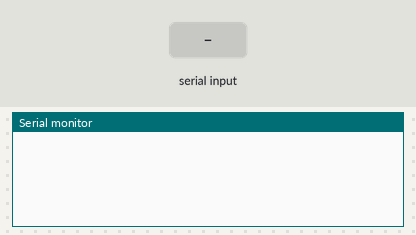
This program was run on a simulated Arduino Uno, built with avr-gcc and run on an emulated ATmega328P. Shown: the last lines printed to the serial monitor. The test bench sets the inputs (shaded band).

Above: at 1.2 s.
1.3 s: "<90,45,200>" received over Serial
At 2.1 s:
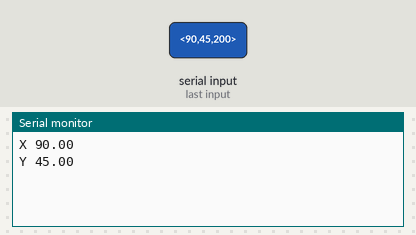
2.8 s: "<30,150,10>" received over Serial
At 3.3 s:
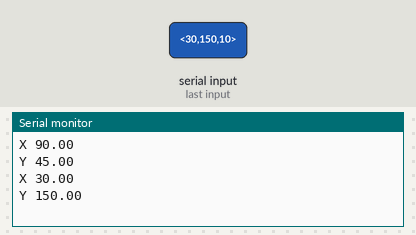

The program:

main.cpp
```cpp
#include <Arduino.h>
#include "ParsingUtils.h"

void setup() {
    Serial.begin(9600);
    Serial.println();
}

void loop() {
    recvWithStartEndMarkers();
    if (newData == true) {
        strcpy(tempChars, receivedChars);
            // this temporary copy is necessary to protect the original data
            //   because strtok() used in parseData() replaces the commas with \0
        parseData();
        showParsedData();
        newData = false;
    }
}

//============
```

ParsingUtils.h
```cpp
#ifndef MY_FUNCTIONS_H
#define MY_FUNCTIONS_H

#include <Arduino.h>

extern boolean newData;
extern char receivedChars[];
extern char tempChars[];


void recvWithStartEndMarkers();
void parseData();
void showParsedData();

#endif // MY_FUNCTIONS_H
```

ParsingUtils.cpp
```cpp
#include "ParsingUtils.h"

const byte numChars = 32;
char receivedChars[numChars];
char tempChars[numChars];        // temporary array for use when parsing

      // variables to hold the parsed data
float ballPosx = 0;
float ballPosy = 0;

boolean newData = false;

void recvWithStartEndMarkers() {
    static boolean recvInProgress = false;
    static byte ndx = 0;
    char startMarker = '<';
    char endMarker = '>';
    char rc;

    while (Serial.available() > 0 && newData == false) {
        rc = Serial.read();

        if (recvInProgress == true) {
            if (rc != endMarker) {
                receivedChars[ndx] = rc;
                ndx++;
                if (ndx >= numChars) {
                    ndx = numChars - 1;
                }
            }
            else {
                receivedChars[ndx] = '\0'; // terminate the string
                recvInProgress = false;
                ndx = 0;
                newData = true;
            }
        }

        else if (rc == startMarker) {
            recvInProgress = true;
        }
    }
}

//============

void parseData() {      // split the data into its parts

    char * strtokIndx; // this is used by strtok() as an index
    strtokIndx = strtok(tempChars, ","); // this continues where the previous call left off
    ballPosx = atof(strtokIndx);     // convert this part to an integer

    strtokIndx = strtok(NULL, ",");
    ballPosy = atof(strtokIndx);     // convert this part to a float
}

//============

void showParsedData() {
    Serial.print("X ");
    Serial.println(ballPosx);
    Serial.print("Y ");
    Serial.println(ballPosy);
}
```

Measured:
- after the input at 1.3 s, the serial monitor: prints a new line at once (image 1)
- after the input at 2.8 s, the serial monitor: prints a new line at once (image 2)
